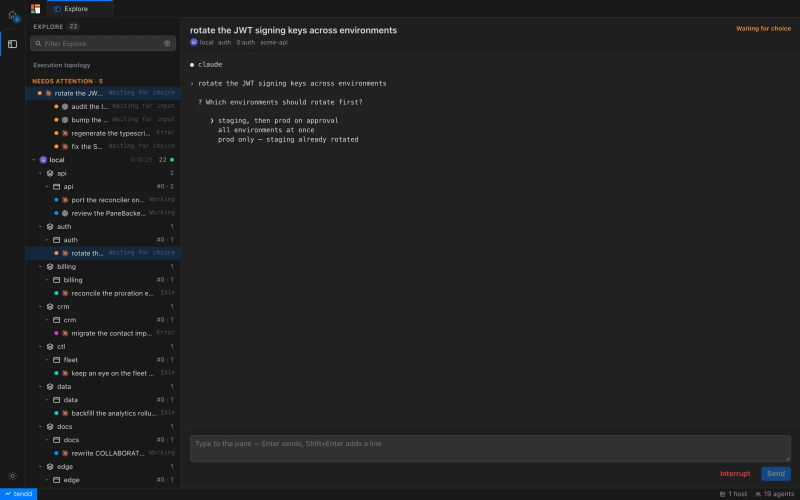
#> input picture crates/tend/src/dashboard/web/landing/agents-dark.webp, 1600 x 1000 px (shown at 1/2 size)
$ python -i tend_icons.py   (imports and definitions only)
#> lines starting #> are read from the running program, lines starting #| are printed output that depends on the picture
#!/usr/bin/env -S uv run --script
# /// script
# requires-python = ">=3.11"
# dependencies = ["pillow==11.0.0"]
# ///
"""Generate the Tend app icon for every platform from one geometry.

The four-room mark (assets/brand/tend/mark-rooms.svg, STATES.md) is placed on
a ground according to a *variant*. `apply` writes the variant into the repo;
`preview` renders every variant at every size and in place (Dock, Finder,
Launchpad, browser tab, Windows taskbar) into a directory, plus a
self-contained HTML comparison sheet.

    uv run scripts/brand/tend_icons.py apply D
    uv run scripts/brand/tend_icons.py preview --out /tmp/tend-icons
    uv run scripts/brand/tend_icons.py measure some-icon-1024.png ...

What `apply` writes (nothing else is touched):

    apps/tend-macos/Resources/AppIcon.icon/icon.json, Assets/Room*.svg
    apps/tend-ios/Resources/Assets.xcassets/AppIcon.appiconset/AppIcon-1024.png
    assets/icon.svg, assets/brand/tend/appicon-states.svg, appicon-states-1024.png
    crates/tend/src/dashboard/web/landing/mac-icon.webp
    crates/tend/src/dashboard/web/favicon.svg, manifest.webmanifest, pwa/*.png
    crates/tend-app/assets/tend.ico (embedded in tend-app.exe by its build.rs)

Outside Apple's platforms the icon is the variant's square with corners
rounded at 22.5% of its side, the same shape `crates/tend-app/src/mark.rs`
draws for the Windows tray and window icon.

The bare mark of the macOS menu bar (BrandMark.swift) and the in-page logo
(`crates/tend/src/dashboard/web/icon.svg`) have no ground and are not
written here.

`preview` uses Apple's own renderers when they are present (macOS with
Xcode): `actool` compiles each variant's Icon Composer bundle into a probe
app and `render-app-icon.swift` asks NSWorkspace to draw it, which is exactly
how Finder and the Dock draw Tend.app; `ictool` exports the dark, clear and
tinted styles. Elsewhere it falls back to a flat render.
"""

from __future__ import annotations

import argparse
import base64
import io
import json
import math
import os
import shutil
import subprocess
import sys
from dataclasses import dataclass
from pathlib import Path

from PIL import Image, ImageChops, ImageDraw, ImageFilter

REPO = Path(__file__).resolve().parents[2]
CANVAS = 1024

# --- the mark ---------------------------------------------------------------

# Room outlines in the 64-unit design grid (the square spans 4..60, y down),
# the same as BrandMark.swift and crates/tend-app/src/mark.rs. Order is the
# paint order of today's assets.
ROOMS = {
    "Error": "M4 7 Q4 4 7 4 L20.734 4 L24.082 35.25 L4 35.25 Z",
    "Done": "M4 40.75 L24.672 40.75 L26.734 60 L7 60 Q4 60 4 57 Z",
    "Waiting": "M26.266 4 L57 4 Q60 4 60 7 L60 17.25 L27.685 17.25 Z",
    "Working": "M28.275 22.75 L60 22.75 L60 57 Q60 60 57 60 L32.266 60 Z",
}
ERROR, WAITING, DONE = "#FF5A3C", "#FFAA2B", "#3FBF84"
INK, PAPER = "#16181D", "#F2F3F5"
GRAPHITE_TOP, GRAPHITE_BOTTOM = "#2E323B", "#14161B"
# Icon Composer's automatic gradient for the graphite base, as exported into
# today's iOS PNG (sampled top and bottom rows).
GRAPHITE_AUTO = ((60, 65, 75), (27, 31, 38))
# The system's default (no fill) ground, sampled from macOS 27's rendering.
LIGHT_AUTO = ((255, 255, 255), (232, 233, 236))


def room_colors(working: str) -> dict[str, str]:
    return {"Error": ERROR, "Done": DONE, "Waiting": WAITING, "Working": working}


# [21 lines left out: function flatten, not called in this run]


# --- variants ---------------------------------------------------------------


@dataclass(frozen=True)
class Variant:
    key: str
    title: str
    summary: str
    margin: float  # gap between the canvas edge and the mark, as a fraction of the canvas
    ground: str  # "graphite" (today's) or "light" (the system's default fill)
    working: str  # colour of the working room

    @property
    def offset(self) -> float:
        return round(self.margin * CANVAS, 3)

    @property
    def scale(self) -> float:
        return round((1 - 2 * self.margin) * CANVAS / 56, 3)

    @property
    def span(self) -> float:
        return 1 - 2 * self.margin


VARIANTS = {
    v.key: v
    for v in [
        Variant("A", "Today", "Graphite plate, mark at 58% of the icon.", 0.21, "graphite", PAPER),
        Variant("B", "Grid", "Graphite plate, mark enlarged to 76%, next to the median of the owner's Dock (75.3%).", 0.12, "graphite", PAPER),
        Variant("C", "Rooms only", "No plate of our own: the rooms fill the icon; the system's light fill shows in the passages.", 0.0, "light", INK),
        Variant("D", "Rooms, dark passages", "The rooms fill the icon; the passages stay graphite.", 0.0, "graphite", PAPER),
        Variant("E", "Light plate", "The light system fill as the plate, mark at 76%, working room in ink (the web favicon on a plate).", 0.12, "light", INK),
    ]
}


def fmt(x: float) -> str:
    s = f"{x:.3f}".rstrip("0").rstrip(".")
    return s if s else "0"


# [64 lines left out: functions transform, room_layer_svg, icon_json, plate_svg, not called in this run]


# --- flat raster renders ------------------------------------------------------


def hex_rgb(h: str) -> tuple[int, int, int]:
    return tuple(int(h[i : i + 2], 16) for i in (1, 3, 5))  # type: ignore[return-value]


# [23 lines left out: functions gradient, draw_rooms, render_square, not called in this run]


def squircle_mask(size: int, inset: float = 0.0, n: float = 5.0, ss: int = 4) -> Image.Image:
    """Superellipse approximation of Apple's continuous-corner icon shape."""
    big = size * ss
    m = Image.new("L", (big, big), 0)
    px = m.load()
    lo, hi = inset * big, big - inset * big
    r = (hi - lo) / 2
    c = big / 2
    for y in range(big):
        dy = abs((y + 0.5 - c) / r)
        if dy >= 1:
            continue
        half = r * (1 - dy**n) ** (1 / n)
        for x in range(max(0, int(c - half)), min(big, int(c + half) + 1)):
            px[x, y] = 255
    return m.resize((size, size), Image.LANCZOS)


_MASKS: dict[tuple[int, float], Image.Image] = {}


def masked(img: Image.Image, inset: float = 0.0) -> Image.Image:
    size = img.width
    key = (size, inset)
    if key not in _MASKS:
        _MASKS[key] = squircle_mask(size, inset, ss=2 if size > 300 else 4)
    out = Image.new("RGBA", img.size, (0, 0, 0, 0))
    if inset:
        inner = round(size * (1 - 2 * inset))
        img = img.resize((inner, inner), Image.LANCZOS)
        canvas = Image.new("RGB", (size, size))
        canvas.paste(img, ((size - inner) // 2, (size - inner) // 2))
        img = canvas
    out.paste(img.convert("RGB"), (0, 0), _MASKS[key])
    return out


# [7 lines left out: function bare_mark, not called in this run]


CORNER = 0.225  # corner radius of the icon outside Apple's platforms, as a fraction of the side


# [27 lines left out: functions rounded, ico, not called in this run]


ICO_SIZES = [16, 20, 24, 32, 40, 48, 64, 256]


def flat_mac(v: Variant, size: int) -> Image.Image:
    """macOS-style icon (squircle at 80.5% of the canvas) without Apple's renderer."""
    return masked(render_square(v, size), inset=(1 - 0.805) / 2)


# --- Apple's renderers (macOS + Xcode only) -----------------------------------

ICTOOL = Path("/Applications/Xcode.app/Contents/Applications/Icon Composer.app/Contents/Executables/ictool")


def have_apple_tools() -> bool:
    return sys.platform == "darwin" and shutil.which("xcrun") is not None and shutil.which("swiftc") is not None


# [5 lines left out: function write_icon_bundle, not called in this run]


class MacRenderer:
    """Compiles an Icon Composer bundle into a throwaway app and lets NSWorkspace draw it."""

    # [142 lines left out: functions __init__, app, draw, ictool, measure, apply, not called in this run]


# --- preview ------------------------------------------------------------------

SIZES = [16, 32, 64, 128, 512, 1024]
NEIGHBOURS = [  # the owner's Dock and the apps beside it (name, bundle path)
    ("Finder", "/System/Library/CoreServices/Finder.app"),
    ("Safari", "/System/Volumes/Preboot/Cryptexes/App/System/Applications/Safari.app"),
    ("Slack", "/Applications/Slack.app"),
    ("Claude", "/Applications/Claude.app"),
    ("ChatGPT", "/Applications/ChatGPT.app"),
    ("Ghostty", "/Applications/Ghostty.app"),
    ("Notion", "/Applications/Notion.app"),
    ("Linear", "/Applications/Linear.app"),
    ("Xcode", "/Applications/Xcode.app"),
    ("Settings", "/System/Applications/System Settings.app"),
    ("Chrome", "/Applications/Google Chrome.app"),
    ("OrbStack", "/Applications/OrbStack.app"),
    ("Crest", "/Applications/Crest.app"),
    ("Terminal", "/System/Applications/Utilities/Terminal.app"),
    ("Notes", "/System/Applications/Notes.app"),
]
WALLPAPERS = {"light": ((214, 225, 240), (160, 184, 214)), "dark": ((38, 44, 60), (12, 14, 22))}


# [13 lines left out: functions data_uri, font, not called in this run]


def wallpaper(w: int, h: int, mode: str) -> Image.Image:
    top, bottom = WALLPAPERS[mode]
    return gradient(max(w, h), top, bottom).resize((w, h)).convert("RGBA")


# [352 lines left out: functions dock, finder_list, tab_strip, taskbar, size_ladder, preview and 4 more, not called in this run]


# [2 lines not run here, left out]

>>> from PIL import Image
>>> picture = Image.open('../../crates/tend/src/dashboard/web/landing/agents-dark.webp')
#> picture is the input picture: PIL image 1600x1000 RGB; mean R, G, B 33.3, 33.6, 34
>>> result = masked(picture)
#> in squircle_mask, `m = Image.new("L", (big, big), 0)`: m: PIL image 3200x3200 L; every value is 0
#> in squircle_mask, `return m.resize((size, size), Image.LANCZOS)`:
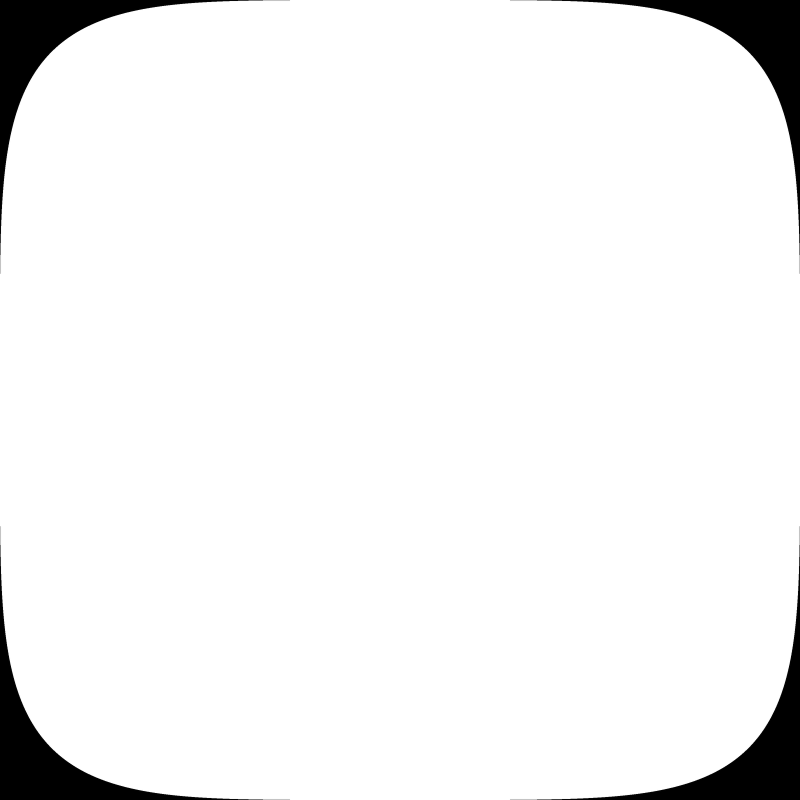
#> returned value: PIL image 1600x1600 L (shown at 1/2 size); min 0, max 255, mean 242.4
#> in masked, `out = Image.new("RGBA", img.size, (0, 0, 0, 0))`: out: PIL image 1600x1000 RGBA; every value is 0
#> (the run stopped early here; a loop or call above may not have finished)
